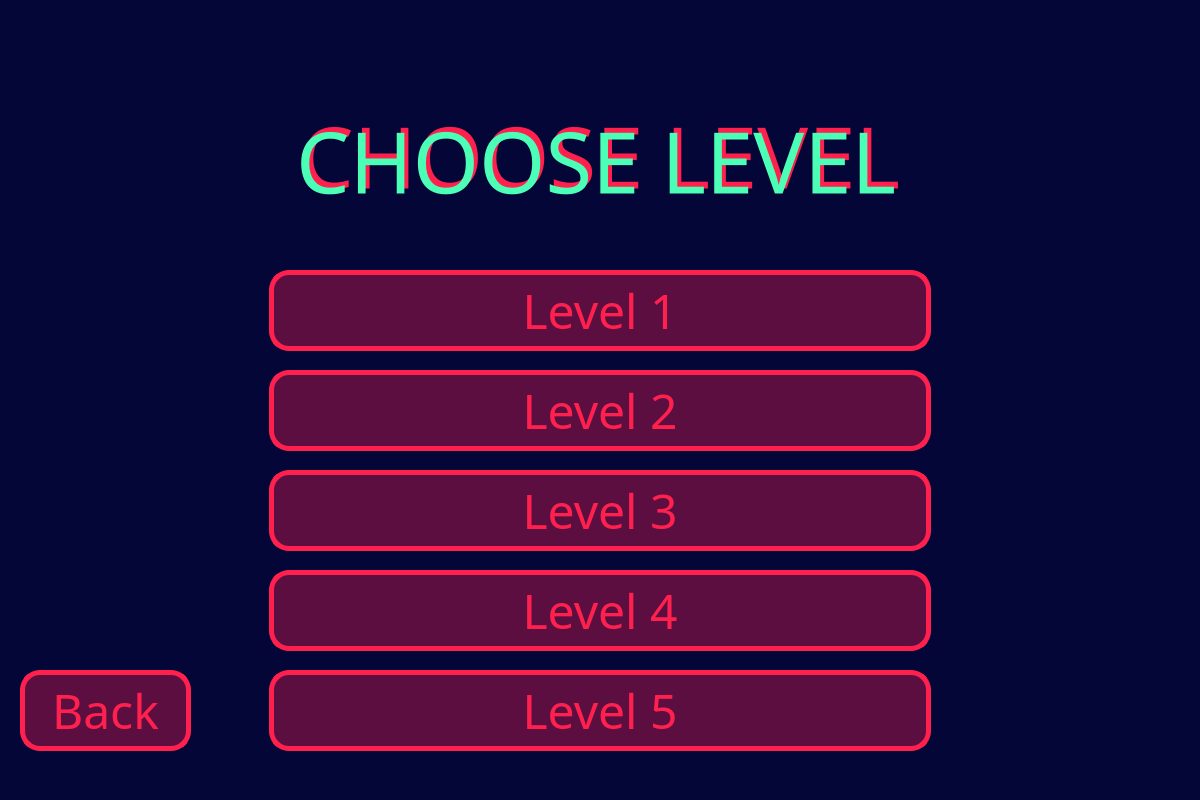
<?xml version="1.0" encoding="UTF-8"?>
<ui version="4.0">
 <class>levels</class>
 <widget class="QWidget" name="levels">
  <property name="geometry">
   <rect>
    <x>0</x>
    <y>0</y>
    <width>1200</width>
    <height>800</height>
   </rect>
  </property>
  <property name="palette">
   <palette>
    <active>
     <colorrole role="Window">
      <brush brushstyle="SolidPattern">
       <color alpha="255">
        <red>3</red>
        <green>6</green>
        <blue>55</blue>
       </color>
      </brush>
     </colorrole>
    </active>
    <inactive>
     <colorrole role="Window">
      <brush brushstyle="SolidPattern">
       <color alpha="255">
        <red>3</red>
        <green>6</green>
        <blue>55</blue>
       </color>
      </brush>
     </colorrole>
    </inactive>
    <disabled>
     <colorrole role="Base">
      <brush brushstyle="SolidPattern">
       <color alpha="255">
        <red>3</red>
        <green>6</green>
        <blue>55</blue>
       </color>
      </brush>
     </colorrole>
     <colorrole role="Window">
      <brush brushstyle="SolidPattern">
       <color alpha="255">
        <red>3</red>
        <green>6</green>
        <blue>55</blue>
       </color>
      </brush>
     </colorrole>
    </disabled>
   </palette>
  </property>
  <property name="windowTitle">
   <string>Form</string>
  </property>
  <widget class="QPushButton" name="level1">
   <property name="geometry">
    <rect>
     <x>269</x>
     <y>270</y>
     <width>662</width>
     <height>81</height>
    </rect>
   </property>
   <property name="font">
    <font>
     <family>Showcard Gothic</family>
     <pointsize>-1</pointsize>
     <italic>false</italic>
     <bold>false</bold>
    </font>
   </property>
   <property name="styleSheet">
    <string notr="true">QPushButton {
    background-color: rgb(93, 14, 65);
    border-style: solid;
    color:  rgb(255, 32, 78);;
    border-width: 5px;
    border-radius: 20px;
    border-color:  rgb(255, 32, 78);;
    font-size: 48px; /* Corrected from 'font: 48px' */
    padding: 6px; 
    background-repeat: no-repeat;
    background-position: center;
}
QPushButton::pressed {
    background-color: rgb(160, 21, 62); /* Background color when pressed */
}

</string>
   </property>
   <property name="text">
    <string>Level 1</string>
   </property>
  </widget>
  <widget class="QPushButton" name="level2">
   <property name="geometry">
    <rect>
     <x>269</x>
     <y>370</y>
     <width>662</width>
     <height>81</height>
    </rect>
   </property>
   <property name="font">
    <font>
     <family>Showcard Gothic</family>
     <pointsize>-1</pointsize>
     <italic>false</italic>
     <bold>false</bold>
    </font>
   </property>
   <property name="styleSheet">
    <string notr="true">QPushButton {
    background-color: rgb(93, 14, 65);
    border-style: solid;
    color:  rgb(255, 32, 78);;
    border-width: 5px;
    border-radius: 20px;
    border-color:  rgb(255, 32, 78);;
    font-size: 48px; /* Corrected from 'font: 48px' */
    padding: 6px; 
    background-repeat: no-repeat;
    background-position: center;
}
QPushButton::pressed {
    background-color: rgb(160, 21, 62); /* Background color when pressed */
}

</string>
   </property>
   <property name="text">
    <string>Level 2</string>
   </property>
  </widget>
  <widget class="QPushButton" name="level3">
   <property name="geometry">
    <rect>
     <x>269</x>
     <y>470</y>
     <width>662</width>
     <height>81</height>
    </rect>
   </property>
   <property name="font">
    <font>
     <family>Showcard Gothic</family>
     <pointsize>-1</pointsize>
     <italic>false</italic>
     <bold>false</bold>
    </font>
   </property>
   <property name="styleSheet">
    <string notr="true">QPushButton {
    background-color: rgb(93, 14, 65);
    border-style: solid;
    color:  rgb(255, 32, 78);;
    border-width: 5px;
    border-radius: 20px;
    border-color:  rgb(255, 32, 78);;
    font-size: 48px; /* Corrected from 'font: 48px' */
    padding: 6px; 
    background-repeat: no-repeat;
    background-position: center;
}
QPushButton::pressed {
    background-color: rgb(160, 21, 62); /* Background color when pressed */
}

</string>
   </property>
   <property name="text">
    <string>Level 3</string>
   </property>
  </widget>
  <widget class="QPushButton" name="level4">
   <property name="geometry">
    <rect>
     <x>269</x>
     <y>570</y>
     <width>662</width>
     <height>81</height>
    </rect>
   </property>
   <property name="font">
    <font>
     <family>Showcard Gothic</family>
     <pointsize>-1</pointsize>
     <italic>false</italic>
     <bold>false</bold>
    </font>
   </property>
   <property name="styleSheet">
    <string notr="true">QPushButton {
    background-color: rgb(93, 14, 65);
    border-style: solid;
    color:  rgb(255, 32, 78);;
    border-width: 5px;
    border-radius: 20px;
    border-color:  rgb(255, 32, 78);;
    font-size: 48px; /* Corrected from 'font: 48px' */
    padding: 6px; 
    background-repeat: no-repeat;
    background-position: center;
}
QPushButton::pressed {
    background-color: rgb(160, 21, 62); /* Background color when pressed */
}

</string>
   </property>
   <property name="text">
    <string>Level 4</string>
   </property>
  </widget>
  <widget class="QPushButton" name="level5">
   <property name="geometry">
    <rect>
     <x>269</x>
     <y>670</y>
     <width>662</width>
     <height>81</height>
    </rect>
   </property>
   <property name="font">
    <font>
     <family>Showcard Gothic</family>
     <pointsize>-1</pointsize>
     <italic>false</italic>
     <bold>false</bold>
    </font>
   </property>
   <property name="styleSheet">
    <string notr="true">QPushButton {
    background-color: rgb(93, 14, 65);
    border-style: solid;
    color:  rgb(255, 32, 78);;
    border-width: 5px;
    border-radius: 20px;
    border-color:  rgb(255, 32, 78);;
    font-size: 48px; /* Corrected from 'font: 48px' */
    padding: 6px; 
    background-repeat: no-repeat;
    background-position: center;
}
QPushButton::pressed {
    background-color: rgb(160, 21, 62); /* Background color when pressed */
}

</string>
   </property>
   <property name="text">
    <string>Level 5</string>
   </property>
  </widget>
  <widget class="QLabel" name="title_2">
   <property name="geometry">
    <rect>
     <x>94</x>
     <y>0</y>
     <width>1012</width>
     <height>311</height>
    </rect>
   </property>
   <property name="palette">
    <palette>
     <active>
      <colorrole role="WindowText">
       <brush brushstyle="SolidPattern">
        <color alpha="255">
         <red>255</red>
         <green>32</green>
         <blue>78</blue>
        </color>
       </brush>
      </colorrole>
     </active>
     <inactive>
      <colorrole role="WindowText">
       <brush brushstyle="SolidPattern">
        <color alpha="255">
         <red>255</red>
         <green>32</green>
         <blue>78</blue>
        </color>
       </brush>
      </colorrole>
     </inactive>
     <disabled/>
    </palette>
   </property>
   <property name="font">
    <font>
     <family>Showcard Gothic</family>
     <pointsize>64</pointsize>
    </font>
   </property>
   <property name="text">
    <string>CHOOSE LEVEL</string>
   </property>
   <property name="textFormat">
    <enum>Qt::AutoText</enum>
   </property>
   <property name="alignment">
    <set>Qt::AlignCenter</set>
   </property>
  </widget>
  <widget class="QLabel" name="title_3">
   <property name="geometry">
    <rect>
     <x>90</x>
     <y>5</y>
     <width>1012</width>
     <height>311</height>
    </rect>
   </property>
   <property name="palette">
    <palette>
     <active>
      <colorrole role="WindowText">
       <brush brushstyle="SolidPattern">
        <color alpha="255">
         <red>76</red>
         <green>255</green>
         <blue>183</blue>
        </color>
       </brush>
      </colorrole>
     </active>
     <inactive>
      <colorrole role="WindowText">
       <brush brushstyle="SolidPattern">
        <color alpha="255">
         <red>76</red>
         <green>255</green>
         <blue>183</blue>
        </color>
       </brush>
      </colorrole>
     </inactive>
     <disabled/>
    </palette>
   </property>
   <property name="font">
    <font>
     <family>Showcard Gothic</family>
     <pointsize>64</pointsize>
    </font>
   </property>
   <property name="text">
    <string>CHOOSE LEVEL</string>
   </property>
   <property name="textFormat">
    <enum>Qt::AutoText</enum>
   </property>
   <property name="alignment">
    <set>Qt::AlignCenter</set>
   </property>
  </widget>
  <widget class="QPushButton" name="back">
   <property name="geometry">
    <rect>
     <x>20</x>
     <y>670</y>
     <width>171</width>
     <height>81</height>
    </rect>
   </property>
   <property name="font">
    <font>
     <family>Showcard Gothic</family>
     <pointsize>-1</pointsize>
     <italic>false</italic>
     <bold>false</bold>
    </font>
   </property>
   <property name="styleSheet">
    <string notr="true">QPushButton {
    background-color: rgb(93, 14, 65);
    border-style: solid;
    color:  rgb(255, 32, 78);;
    border-width: 5px;
    border-radius: 20px;
    border-color:  rgb(255, 32, 78);;
    font-size: 48px; /* Corrected from 'font: 48px' */
    padding: 6px; 
    background-repeat: no-repeat;
    background-position: center;
}
QPushButton::pressed {
    background-color: rgb(160, 21, 62); /* Background color when pressed */
}

</string>
   </property>
   <property name="text">
    <string>Back</string>
   </property>
  </widget>
  <zorder>title_2</zorder>
  <zorder>title_3</zorder>
  <zorder>level2</zorder>
  <zorder>level3</zorder>
  <zorder>level4</zorder>
  <zorder>level5</zorder>
  <zorder>back</zorder>
  <zorder>level1</zorder>
 </widget>
 <resources/>
 <connections/>
</ui>
